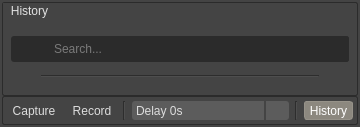
<?xml version="1.0" encoding="UTF-8"?>
<ui version="4.0">
 <class>ScreenCapture</class>
 <widget class="QWidget" name="ScreenCapture">
  <property name="geometry">
   <rect>
    <x>0</x>
    <y>0</y>
    <width>360</width>
    <height>127</height>
   </rect>
  </property>
  <property name="sizePolicy">
   <sizepolicy hsizetype="Preferred" vsizetype="Minimum">
    <horstretch>0</horstretch>
    <verstretch>0</verstretch>
   </sizepolicy>
  </property>
  <property name="minimumSize">
   <size>
    <width>0</width>
    <height>0</height>
   </size>
  </property>
  <property name="windowTitle">
   <string>Screen Capture</string>
  </property>
  <property name="windowIcon">
   <iconset resource="../resources.qrc">
    <normaloff>:/resources/icons/capture.svg</normaloff>:/resources/icons/capture.svg</iconset>
  </property>
  <property name="windowOpacity">
   <double>1.000000000000000</double>
  </property>
  <property name="autoFillBackground">
   <bool>false</bool>
  </property>
  <property name="styleSheet">
   <string notr="true">QWidget#ScreenCapture[pinned='0'] {
	background-color: rgb(68, 68, 68);
}
QWidget#ScreenCapture[pinned='1'] {
	background-color: rgb(150, 68, 68);
}
QWidget {
	background-color: rgb(68, 68, 68);
    color: rgb(220, 220, 220);
    selection-background-color: rgb(126, 126, 126);
    selection-color: rgb(220, 220, 220);
    outline: 0;
}
QWidget:item {
    background-color: transparent;
}
QWidget:item:hover {
    background-color: rgb(150, 146, 137);
}
QWidget:item:selected {
    background-color: rgb(150, 146, 137);
}
QWidget:disabled {
    background-color: rgb(43, 43, 43);
    color: rgb(92, 92, 92);
}
QMainWindow::separator {
  width: 0px;
  height: 0px;
  border: 2px solid rgb(43,43,43);
  border-right: 1px solid rgb(108,108,108);
  border-bottom: 1px solid rgb(108,108,108);
  border-radius: 0px;
  margin: 8px;
}
QMainWindow::separator:hover {
  border-right: 1px solid rgb(150, 146, 137);
  border-bottom: 1px solid rgb(150, 146, 137);
}
QPushButton {
    outline: none;
    padding: 3px;
	padding-left: 18px;
	padding-right: 18px;
	border: none;
    background-color: rgb(92, 92, 92);
}
QPushButton:hover {
    color: rgb(250, 250, 250);
    background-color: rgb(108, 108, 108);
 }
QScrollArea {
    border: 1px solid rgb(57, 57, 57);
}

/* QMenu ------------------------------------------------------------------ */

QMenu {
    border: 1px solid rgb(68, 68, 68);
    background-color: rgb(43, 43, 43);
    padding: 1px;
}
QMenu::separator {
    height: 1px;
    background-color: rgb(92, 92, 92);
    color: rgb(200, 200, 200);
    padding-left: 2px;
    margin-left: 0px;
    margin-right: 0px;
}
QMenu::item {
    padding: 4px;
    padding-left: 16px;
    padding-right: 16px;
    background-color: rgb(68, 68, 68);
}
QMenu::indicator {
    padding: 6px;
    margin: -1px;
	width: 13px;
	height: 13px;
    background-color: rgb(57, 57, 57);
}
QMenu::icon {
    padding: 4px;
    margin: 0px;
	width: 18px;
	height: 18px;
    background-color: rgb(57, 57, 57);
}
QMenu::indicator:non-exclusive:checked {
    image: url(:/resources/style/checkbox_checked.svg);
}
QMenu::indicator:non-exclusive:unchecked {
    image: url(:/resources/style/checkbox.svg);
}

QLineEdit:focus,
QTextEdit:focus {
    border: 2px solid rgb(150, 146, 137);
}
QLineEdit,
QAbstractSpinBox,
QTextEdit {
    background-color: rgb(43, 43, 43);
    border: 2px solid rgb(43, 43, 43);
    border-radius: 3px;
    color: rgb(200, 200, 200);
    padding: 1px;
    margin-top: 0px;
    padding-left: 0px;
}
interactiveSpinBox {
    padding: 1px;
    margin: 1px;
    border: 1px solid rgb(43, 43, 43);

}
QTextEdit:disabled,
QAbstractSpinBox:disabled,
QLineEdit:disabled {
    background-color: rgb(43, 43, 43);
    color: #787878;
}

/* QSlider ---------------------------------------------------------------- */
QSlider::add-page:horizontal, 
QSlider::sub-page:horizontal,
QSlider::add-page:vertical, 
QSlider::sub-page:vertical {
    background: rgb(43, 43, 43);
}
QSlider::add-page:vertical, 
QSlider::sub-page:vertical {
    margin-left: 4px;
    margin-right: 4px;
}
QSlider::add-page:horizontal, 
QSlider::sub-page:horizontal {
    margin-top: 4px;
    margin-bottom: 4px;
}
QSlider::handle:vertical {
    background: #787878;
    border: 2px solid rgb(43, 43, 43);
    width: 8px;
    height: 6px;
    margin: 0 -8px;
    border-radius: 4px;
}
QSlider::handle:horizontal {
    background: #787878;
    border: 2px solid rgb(43, 43, 43);
    margin: -8px 0;
	width: 6px;
	height: 8px;
    border-radius: 4px;
}
QSlider::groove {
    background: rgb(43, 43, 43);
    border: 1px solid rgb(68, 68, 68);
    border-radius: 4px;
    margin: 0px;
}
QSlider::groove:horizontal {
    height: 4px;
}
QSlider::groove:vertical {
    width: 4px;
}
QSlider::sub-page:vertical:disabled, 
QSlider::sub-page:horizontal:disabled {
    background: #14506E;
}

/* QScrollBar ------------------------------------------------------------- */

QScrollBar:horizontal {
    height: 10px;
    margin: 0px 16px 0px 16px;
    border: 1px solid rgb(55, 55, 55);
    border-radius: 40px;
    background-color: rgb(55, 55, 55);
}
QScrollBar::handle:horizontal {
    background-color: #787878;
    border: 0px solid rgb(68, 68, 68);
    border-radius: 4px;
    min-width: 8px;
}
QScrollBar::add-line:horizontal:hover,
QScrollBar::add-line:horizontal:on,
QScrollBar::add-line:horizontal {
    margin: 0px 3px 0px 0px;
    border-image: url(:/resources/style/stylesheet-branch-closed.png);
    height: 10px;
    width: 6px;
    subcontrol-position: right;
    subcontrol-origin: margin;
}
QScrollBar::sub-line:horizontal:hover,
QScrollBar::sub-line:horizontal:on,
QScrollBar::sub-line:horizontal {
    margin: 0px 0px 0px 3px;
    border-image: url(:/resources/style/stylesheet-branch-closedleft.png);
    height: 10px;
    width: 6px;
    subcontrol-position: left;
    subcontrol-origin: margin;
}
QScrollBar:vertical {
    background-color: rgb(55, 55, 55);
    width: 10px;
    margin: 16px 0px 16px 0px;
    border: 1px solid rgb(55, 55, 55);
    border-radius: 4px;
}
QScrollBar::handle:vertical {
    background-color: #787878;
    border: 1px solid rgb(68, 68, 68);
    min-height: 8px;
    border-radius: 4px;
}
QScrollBar::sub-line:vertical {
    margin: 3px 0px 0px 0px;
    border-image: url(:/resources/style/stylesheet-branch-openup.png);
    height: 6px;
    width: 10px;
    subcontrol-position: top;
    subcontrol-origin: margin;
}
QScrollBar::add-line:vertical {
    margin: 0px 0px 3px 0px;
    border-image: url(:/resources/style/stylesheet-branch-open.png);
    height: 6px;
    width: 10px;
    subcontrol-position: bottom;
    subcontrol-origin: margin;
}
QScrollBar::sub-line:vertical:hover,
QScrollBar::sub-line:vertical:on {
    border-image: url(:/resources/style/stylesheet-branch-openup.png);
    height: 10px;
    width: 10px;
    subcontrol-position: top;
    subcontrol-origin: margin;
}
QScrollBar::add-page:horizontal,
QScrollBar::sub-page:horizontal,
QScrollBar::up-arrow:horizontal,
QScrollBar::down-arrow:horizontal,
QScrollBar::up-arrow:vertical,
QScrollBar::down-arrow:vertical,
QScrollBar::add-page:vertical,
QScrollBar::sub-page:vertical  {
    background: none;
}
QTableCornerButton::section {
    background-color: rgb(92, 92, 92);
	border: 1px rgb(43,43,43);
	border-radius: 0px;
}
QHeaderView {
	background-color: rgb(68, 68, 68);
	border: 0px transparent rgb(68,68,68);
    padding: 0px;
	margin: 1px;
	border-radius: 0px;
}
QHeaderView::section {
	background-color: rgb(92, 92, 92);
	color: rgb(200,200,200);
    border-bottom: 1px solid rgb(43,43,43);
    border-right: 1px solid rgb(43,43,43);
	border-radius: 0px;
	text-align: center;
}
QHeaderView::section:vertical,
QHeaderView::section:horizontal {
	padding-left: 6px;
    margin-top: -3px;
    margin-left: -3px;
}
QListView,
QTreeView,
QTableView,
QColumnView {
    border: none;
	alternate-background-color: rgb(75,75,75);
}
QListView::item,
QTreeView::item,
QTableView::item,
QColumnView::item {
    border-top: none;
    padding-right: 8px;
    padding-left: 1px;
    margin-top: 1px;
    margin-bottom: 1px;
    margin-left: 1px;
}
QTreeView::branch {
    border-top: 0px solid rgb(43, 43, 43);
    border-bottom: 0px solid rgb(43, 43, 43);
    padding: 4px;
    margin-top: 2px;
    margin-bottom: 2px;
}
QTreeView::branch:has-siblings:!adjoins-item {
    border-image: url(:/resources/style/stylesheet-vline.png);
}
QTreeView::branch:has-siblings:adjoins-item {
    border-image: url(:/resources/style/stylesheet-branch-more.png);
}
QTreeView::branch:!has-children:!has-siblings:adjoins-item {
    border-image: url(:/resources/style/stylesheet-branch-end.png);
}
QTreeView::branch:has-children:!has-siblings:closed,
QTreeView::branch:closed:has-children:has-siblings {
    image: url(:/resources/style/treeExpand.svg);
}
QTreeView::branch:open:has-children:!has-siblings,
QTreeView::branch:open:has-children:has-siblings  {
    image: url(:/resources/style/treeCollapse.svg);
}

/* QCombobox -------------------------------------------------------------- */
QComboBox {
    border: 0px;
    border-radius: 3px;
    background-color: rgb(92, 92, 92);
    padding-top: 2px;     /* This fix  #103, #111*/
    padding-bottom: 1px;  /* This fix  #103, #111*/
    padding-left: 4px;
    padding-right: 4px;
    min-width: 75px;
}
QComboBox[styling_mode=&quot;1&quot;]{
    margin: 0px;
    background-color: transparent;
    border-radius: 3px;
}
QComboBox[styling_mode=&quot;1&quot;]:hover {
    background-color: rgb(108, 108, 108);
    color: rgb(250, 250, 250);
}
QComboBox::drop-down {
    subcontrol-origin: padding;
    subcontrol-position: top right;
    width: 20px;
    border-left-width: 2px;
    border-left-color: rgb(68, 68, 68);
    border-left-style: solid;
    border-top-right-radius: 0px;
    border-bottom-right-radius: 0px;
    padding-right: 3px;
    margin-left: 6px;
}
QComboBox::down-arrow,
QComboBox::down-arrow:on,
QComboBox::down-arrow:hover,
QComboBox::down-arrow:focus {
    image: url(:/resources/style/stylesheet-branch-open.png);
}


/* QCheckBox -------------------------------------------------------------- */


QCheckBox::indicator:checked:hover,
QTreeView::indicator:checked:hover,
QListView::indicator:checked:hover {
    image: url(:/resources/style/checkbox_checked_hover.svg);
}
QCheckBox::indicator:unchecked:hover,
QTreeView::indicator:unchecked:hover,
QListView::indicator:unchecked:hover {
    image: url(:/resources/style/checkbox_hover.svg);
}
QCheckBox::indicator {
    width: 14px;
    height: 14px;
}
QCheckBox::indicator:checked,
QTreeView::indicator:checked,
QListView::indicator:checked {
    image: url(:/resources/style/checkbox_checked.svg);
}

QCheckBox::indicator:checked:hover,
QTreeView::indicator:checked:hover,
QListView::indicator:checked:hover {
    image: url(:/resources/style/checkbox_checked_hover.svg);
}

QCheckBox::indicator:unchecked,
QTreeView::indicator:unchecked,
QListView::indicator:unchecked {
    color: rgb(43, 43, 43);
    image: url(:/resources/style/checkbox.svg);
}





























QGroupBox {
	background-color: rgb(68, 68, 68);
    color: rgb(225, 225, 225);
	border: 1px solid rgb(43, 43, 43);
	border-radius: 2px;
    padding-top: 14px;
}
QGroupBox:title { 
    subcontrol-origin: padding;
    padding-left: 6px;
    padding-top: 3px;
    margin-top: -2px;
}


/* QTabWiget -------------------------------------------------------------- */

QTabWidget {
    padding: 4px;
    padding-left: 16px;
    padding-right: 16px;
    selection-background-color: rgb(68, 68, 68);
    border: 0;
}
QTabWidget::tab-bar {
    alignment: center;
}
QTabWidget::pane {
    border: none;
    margin: 0px;
}
QTabWidget::pane:selected {
    background-color: rgb(68, 68, 68);
}

/* QTabBar ---------------------------------------------------------------- */

QTabBar {
    qproperty-drawBase: 0;
    border-radius: 3px;
    margin: 0px;
    padding: 4px;
    border: 0;
    background-color: rgb(68, 68, 68);
    font: bold 10pt;
}

QTabBar::tab {
    border-bottom: 3px solid rgb(55, 55, 55);
    color: #787878;
    background-color: rgb(68, 68, 68);
}

/* QTabBar::tab - selected ----------------------------------------------- */

QTabBar::tab:top:selected:disabled {
    border-bottom: 3px solid #14506E;
    color: #787878;
    background-color: rgb(68, 68, 68);
}
QTabBar::tab:bottom:selected:disabled {
    border-top: 3px solid #14506E;
    color: #787878;
    background-color: rgb(68, 68, 68);
}
QTabBar::tab:left:selected:disabled {
    border-left: 3px solid #14506E;
    color: #787878;
    background-color: rgb(68, 68, 68);
}
QTabBar::tab:right:selected:disabled {
    border-right: 3px solid #14506E;
    color: #787878;
    background-color: rgb(68, 68, 68);
}

/* QTabBar::tab - !selected and disabled ---------------------------------- */

QTabBar::tab:disabled {
	margin: 0; padding: 0; border: none;
}
QTabBar::tab:top:!selected:disabled {
    margin-left: 4px;
    margin-right: 4px;
    margin-top: 2px;
    margin-bottom: 1px;
    padding-left: 10px; 
    padding-right: 10px;
    padding-top: 4px;
    padding-bottom: 4px;
    min-width: 4px;
    border-top-left-radius: 3px;
    border-top-right-radius: 3px;
    font-weight: normal;
    border-bottom: 3px solid rgb(68, 68, 68);
    border-right: 1px solid rgb(68, 68, 68);
    border-left: 1px solid rgb(68, 68, 68);
    border-top: 1px solid rgb(68, 68, 68);
    color: rgb(100, 100, 100);
}
QTabBar::tab:bottom:!selected:disabled {
    border-top: 3px solid rgb(43, 43, 43);
    color: #787878;
    background-color: rgb(43, 43, 43);
}
QTabBar::tab:left:!selected:disabled {
    border-right: 3px solid rgb(43, 43, 43);
    color: #787878;
    background-color: rgb(43, 43, 43);
}
QTabBar::tab:right:!selected:disabled {
    border-left: 3px solid rgb(43, 43, 43);
    color: #787878;
    background-color: rgb(43, 43, 43);
}
/* QTabBar::tab - selected ----------------------------------------------- */

QTabBar::tab {
    background-color: rgb(55, 55, 55);
    color: rgb(175, 175, 175);
    margin-left: 4px;
    margin-right: 4px;
    margin-top: 2px;
    margin-bottom: 1px;
    padding-left: 18px; 
    padding-right: 18px;
    padding-top: 4px;
    padding-bottom: 4px;
    min-width: 4px;
    border-top-left-radius: 3px;
    border-top-right-radius: 3px;
    font-weight: normal;
    border-bottom: 3px solid rgb(43, 43, 43);
    border-right: 1px solid rgb(43, 43, 43);
    border-left: 1px solid rgb(43, 43, 43);
    border-top: 1px solid rgb(43, 43, 43);
}

QTabBar::tab:selected {
    color: rgb(220, 220, 220);
    background-color: qlineargradient(y1: 1, y2: -.5, stop: 0 rgb(55, 105, 140), stop: 0.20 rgb(68, 68, 68));
    border-bottom: 2px solid rgb(70, 125, 160);
    border-right: 1px solid rgb(66, 118, 150);
    border-left: 1px solid rgb(66, 118, 150);
    border-top-left-radius: 3px;
    border-top-right-radius: 3px;
    border-top: 1px solid rgb(43, 43, 43);
}

QRadioButton::indicator {
    width:                  8px;
    height:                 8px;
    border-radius:          6px;
}
QRadioButton::indicator:checked {
    background-color:       gray;
    border:                 2px solid rgb(43,43,43);
}
QRadioButton::indicator:unchecked {
    background-color:       rgb(43,43,43);
    border:                 2px solid rgb(43,43,43);
}
QRadioButton:indicator:hover {
    border: 2px solid rgb(150, 146, 137);
}

QAbstractSpinBox {
    padding: 1px;
    padding-left: 4px;
    margin: 1px;
    border: 1px solid rgb(43, 43, 43);
}
QToolBox {
	font-size: 11px;
	border: 0px;
	border-radius: 3px;
    border: 1px solid rgb(43,43,43);
}

QToolBox::tab {
    border: 0px solid rgb(108, 108, 108);
    border-radius: 3px;
    background-color:rgb(92, 92, 92);
    margin: 0px;
    padding: 0px;
}
QToolBox::tab:selected {
    border-left: 2px solid rgb(150, 146, 137);
    background-color:rgb(108,108,108);
}
</string>
  </property>
  <property name="styling_mode" stdset="0">
   <string>1</string>
  </property>
  <property name="pinned" stdset="0">
   <string>0</string>
  </property>
  <layout class="QVBoxLayout" name="verticalLayout">
   <property name="spacing">
    <number>0</number>
   </property>
   <property name="sizeConstraint">
    <enum>QLayout::SetMinimumSize</enum>
   </property>
   <property name="leftMargin">
    <number>2</number>
   </property>
   <property name="topMargin">
    <number>2</number>
   </property>
   <property name="rightMargin">
    <number>2</number>
   </property>
   <property name="bottomMargin">
    <number>2</number>
   </property>
   <item>
    <widget class="QGroupBox" name="historyGroupBox">
     <property name="sizePolicy">
      <sizepolicy hsizetype="Preferred" vsizetype="Minimum">
       <horstretch>0</horstretch>
       <verstretch>0</verstretch>
      </sizepolicy>
     </property>
     <property name="title">
      <string>History</string>
     </property>
     <layout class="QVBoxLayout" name="verticalLayout_5">
      <property name="spacing">
       <number>2</number>
      </property>
      <property name="sizeConstraint">
       <enum>QLayout::SetMinimumSize</enum>
      </property>
      <property name="leftMargin">
       <number>6</number>
      </property>
      <property name="topMargin">
       <number>6</number>
      </property>
      <property name="rightMargin">
       <number>6</number>
      </property>
      <property name="bottomMargin">
       <number>6</number>
      </property>
      <item>
       <layout class="QHBoxLayout" name="horizontalLayout_3">
        <property name="spacing">
         <number>0</number>
        </property>
        <property name="sizeConstraint">
         <enum>QLayout::SetMinimumSize</enum>
        </property>
        <property name="leftMargin">
         <number>2</number>
        </property>
        <property name="topMargin">
         <number>2</number>
        </property>
        <property name="rightMargin">
         <number>2</number>
        </property>
        <property name="bottomMargin">
         <number>0</number>
        </property>
        <item>
         <widget class="QFrame" name="searchFrame">
          <property name="sizePolicy">
           <sizepolicy hsizetype="MinimumExpanding" vsizetype="Fixed">
            <horstretch>0</horstretch>
            <verstretch>0</verstretch>
           </sizepolicy>
          </property>
          <property name="styleSheet">
           <string notr="true">QFrame {
    border: 0px solid rgb(43, 43, 43);
    background-color: rgb(43, 43, 43);
    border-radius: 3px;
}</string>
          </property>
          <property name="frameShape">
           <enum>QFrame::StyledPanel</enum>
          </property>
          <property name="frameShadow">
           <enum>QFrame::Plain</enum>
          </property>
          <layout class="QHBoxLayout" name="horizontalLayout_4">
           <property name="spacing">
            <number>0</number>
           </property>
           <property name="leftMargin">
            <number>0</number>
           </property>
           <property name="topMargin">
            <number>0</number>
           </property>
           <property name="rightMargin">
            <number>0</number>
           </property>
           <property name="bottomMargin">
            <number>0</number>
           </property>
           <item>
            <widget class="QPushButton" name="searchButton">
             <property name="styleSheet">
              <string notr="true">QPushButton {
    background-color: rgb(43, 43, 43);
    padding: 2px;
    margin-left: 1px;
	border-radius: 3px;
	border: 1px solid rgb(43, 43, 43);
}
QPushButton::hover {
    background-color: rgb(63, 63, 63);
    /*border: 1px solid rgb(150, 146, 137);*/
}</string>
             </property>
             <property name="text">
              <string/>
             </property>
             <property name="icon">
              <iconset resource="../resources.qrc">
               <normaloff>:/resources/style/search_light.svg</normaloff>:/resources/style/search_light.svg</iconset>
             </property>
             <property name="iconSize">
              <size>
               <width>18</width>
               <height>18</height>
              </size>
             </property>
            </widget>
           </item>
           <item>
            <widget class="QLineEdit" name="searchLine">
             <property name="sizePolicy">
              <sizepolicy hsizetype="Expanding" vsizetype="Fixed">
               <horstretch>0</horstretch>
               <verstretch>0</verstretch>
              </sizepolicy>
             </property>
             <property name="minimumSize">
              <size>
               <width>280</width>
               <height>26</height>
              </size>
             </property>
             <property name="font">
              <font>
               <bold>false</bold>
              </font>
             </property>
             <property name="styleSheet">
              <string notr="true">QLineEdit { padding: 0px;}
QLineEdit:focus,
QTextEdit:focus {
    border: none;
}</string>
             </property>
             <property name="frame">
              <bool>false</bool>
             </property>
             <property name="placeholderText">
              <string>Search...</string>
             </property>
             <property name="clearButtonEnabled">
              <bool>true</bool>
             </property>
            </widget>
           </item>
          </layout>
         </widget>
        </item>
       </layout>
      </item>
      <item>
       <widget class="Line" name="line_3">
        <property name="styleSheet">
         <string notr="true">margin: -0px 32px -0px 32px;</string>
        </property>
        <property name="orientation">
         <enum>Qt::Horizontal</enum>
        </property>
       </widget>
      </item>
      <item>
       <spacer name="verticalSpacer">
        <property name="orientation">
         <enum>Qt::Vertical</enum>
        </property>
        <property name="sizeType">
         <enum>QSizePolicy::Minimum</enum>
        </property>
        <property name="sizeHint" stdset="0">
         <size>
          <width>0</width>
          <height>0</height>
         </size>
        </property>
       </spacer>
      </item>
     </layout>
    </widget>
   </item>
   <item>
    <widget class="QFrame" name="buttonFrame">
     <property name="sizePolicy">
      <sizepolicy hsizetype="MinimumExpanding" vsizetype="Fixed">
       <horstretch>0</horstretch>
       <verstretch>0</verstretch>
      </sizepolicy>
     </property>
     <property name="styleSheet">
      <string notr="true">QFrame#buttonFrame {
border: 1px solid rgb(43, 43, 43);
border-radius: 2px;
padding: 1px;
}
QToolButton {
    padding: 0px;
    margin: 0px;
    border-radius: 3px;
    border: 1px solid rgb(68, 68, 68);
}
QToolButton:pressed {
    background-color: rgb(43, 43, 43);
    border: 1px solid rgb(150, 149, 147);
}
QToolButton:checked {
    background-color: rgb(140, 136, 127);
    border: 1px solid rgb(150, 146, 137);
    color: rgb(255, 255, 255);
}
QToolButton:hover {
    background-color: rgb(108, 108, 108);
    color: rgb(250, 250, 250);
}

QToolButton::left-arrow,
QToolButton::left-arrow:on {
    border: 1px solid rgb(43, 43, 43);
    background-color: rgb(68, 68, 68);
    padding: 1px;
    margin: 2px;
    image: url(:/resources/checkbox.svg);
}

QToolButton::down-arrow,
QToolButton::down-arrow:on {
    border: 1px solid rgb(150, 146, 137);
    background-color: rgb(68, 68, 68);
    padding: 0px;
    margin: 2px;
    image: url(:/resources/checkbox_checked.svg);
}

QToolButton::menu-button {
    border: none;
    /*
    border-top-right-radius: 6px;
    border-bottom-right-radius: 6px;
    width: 16px;
    */
    image: url(:/resources/icons/expander.png);
    subcontrol-position: right bottom;
    subcontrol-origin: padding;
}</string>
     </property>
     <property name="frameShape">
      <enum>QFrame::StyledPanel</enum>
     </property>
     <property name="frameShadow">
      <enum>QFrame::Raised</enum>
     </property>
     <layout class="QHBoxLayout" name="horizontalLayout_2">
      <property name="spacing">
       <number>6</number>
      </property>
      <property name="leftMargin">
       <number>3</number>
      </property>
      <property name="topMargin">
       <number>3</number>
      </property>
      <property name="rightMargin">
       <number>3</number>
      </property>
      <property name="bottomMargin">
       <number>3</number>
      </property>
      <item>
       <widget class="QToolButton" name="captureButton">
        <property name="toolTip">
         <string>Capture a single snapshot of a region.</string>
        </property>
        <property name="text">
         <string>Capture</string>
        </property>
        <property name="icon">
         <iconset resource="../resources.qrc">
          <normaloff>:/resources/icons/screenshot_20.png</normaloff>:/resources/icons/screenshot_20.png</iconset>
        </property>
        <property name="iconSize">
         <size>
          <width>24</width>
          <height>24</height>
         </size>
        </property>
        <property name="toolButtonStyle">
         <enum>Qt::ToolButtonTextUnderIcon</enum>
        </property>
       </widget>
      </item>
      <item>
       <widget class="QToolButton" name="recordButton">
        <property name="toolTip">
         <string>Captures a continuous recording of a defined region in the screen.

 Click again to stop.</string>
        </property>
        <property name="text">
         <string>Record</string>
        </property>
        <property name="icon">
         <iconset resource="../resources.qrc">
          <normaloff>:/resources/icons/rec.png</normaloff>
          <activeon>:/resources/icons/stop.png</activeon>:/resources/icons/rec.png</iconset>
        </property>
        <property name="iconSize">
         <size>
          <width>24</width>
          <height>24</height>
         </size>
        </property>
        <property name="checkable">
         <bool>true</bool>
        </property>
        <property name="toolButtonStyle">
         <enum>Qt::ToolButtonTextUnderIcon</enum>
        </property>
       </widget>
      </item>
      <item>
       <widget class="Line" name="line_2">
        <property name="orientation">
         <enum>Qt::Vertical</enum>
        </property>
       </widget>
      </item>
      <item>
       <widget class="QComboBox" name="delayComboBox">
        <property name="toolTip">
         <string>Time Delay in seconds for snapshot or recording actions.</string>
        </property>
        <property name="currentText">
         <string>Delay 0s         </string>
        </property>
        <property name="iconSize">
         <size>
          <width>24</width>
          <height>24</height>
         </size>
        </property>
        <property name="frame">
         <bool>false</bool>
        </property>
        <property name="styling_mode" stdset="0">
         <string>1</string>
        </property>
        <item>
         <property name="text">
          <string>Delay 0s         </string>
         </property>
         <property name="icon">
          <iconset resource="../resources.qrc">
           <normaloff>:/resources/icons/timer.png</normaloff>:/resources/icons/timer.png</iconset>
         </property>
        </item>
        <item>
         <property name="text">
          <string>Delay 1s</string>
         </property>
         <property name="icon">
          <iconset resource="../resources.qrc">
           <normaloff>:/resources/icons/timer.png</normaloff>:/resources/icons/timer.png</iconset>
         </property>
        </item>
        <item>
         <property name="text">
          <string>Delay 3s</string>
         </property>
         <property name="icon">
          <iconset resource="../resources.qrc">
           <normaloff>:/resources/icons/timer.png</normaloff>:/resources/icons/timer.png</iconset>
         </property>
        </item>
        <item>
         <property name="text">
          <string>Delay 5s</string>
         </property>
         <property name="icon">
          <iconset resource="../resources.qrc">
           <normaloff>:/resources/icons/timer.png</normaloff>:/resources/icons/timer.png</iconset>
         </property>
        </item>
       </widget>
      </item>
      <item>
       <widget class="Line" name="line">
        <property name="orientation">
         <enum>Qt::Vertical</enum>
        </property>
       </widget>
      </item>
      <item>
       <widget class="QToolButton" name="expandButton">
        <property name="toolTip">
         <string>Toggle list of capture history for viewing.</string>
        </property>
        <property name="text">
         <string>History</string>
        </property>
        <property name="icon">
         <iconset resource="../resources.qrc">
          <normaloff>:/resources/icons/narrowLeft.png</normaloff>
          <activeon>:/resources/icons/narrowDown.png</activeon>:/resources/icons/narrowLeft.png</iconset>
        </property>
        <property name="iconSize">
         <size>
          <width>24</width>
          <height>24</height>
         </size>
        </property>
        <property name="checkable">
         <bool>true</bool>
        </property>
        <property name="checked">
         <bool>true</bool>
        </property>
        <property name="toolButtonStyle">
         <enum>Qt::ToolButtonTextUnderIcon</enum>
        </property>
        <property name="arrowType">
         <enum>Qt::NoArrow</enum>
        </property>
       </widget>
      </item>
     </layout>
    </widget>
   </item>
  </layout>
  <action name="actionTaskbar_Pin">
   <property name="text">
    <string>Taskbar Pin</string>
   </property>
   <property name="toolTip">
    <string>Frameless focusless mode on taskbar activation.</string>
   </property>
  </action>
 </widget>
 <resources>
  <include location="../resources.qrc"/>
 </resources>
 <connections/>
</ui>
